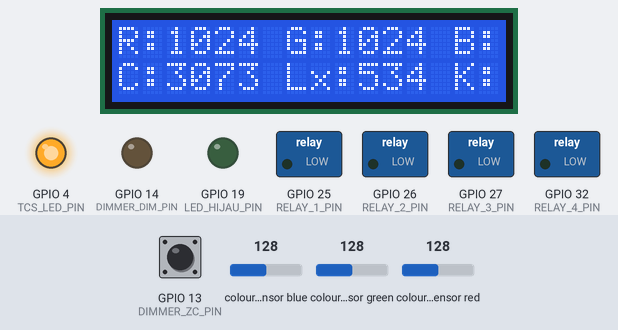
Bench run of a sketch on a simulated ESP32. On the bench: 16×2 character LCD, switched loads named in the sketch (green lamp = pin HIGH), output pins drawn as LEDs (lit = HIGH). The test bench sets the inputs (shaded band); at power-on: colour sensor blue 128, colour sensor green 128, colour sensor red 128, GPIO 13 (DIMMER_ZC_PIN) HIGH. What the sketch prints to the serial monitor is not drawn.

Above: at 4.2 s.
4.3 s: colour sensor blue set to 5
At 6.6 s:
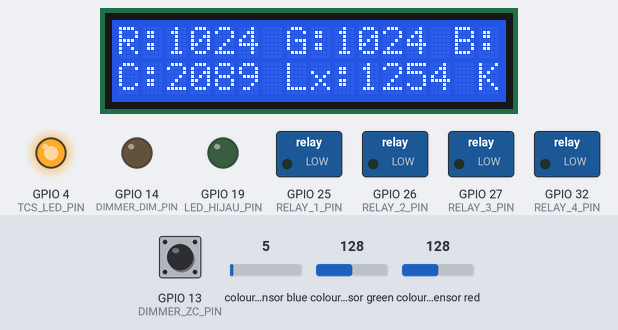
6.9 s: colour sensor green set to 5
At 8.4 s:
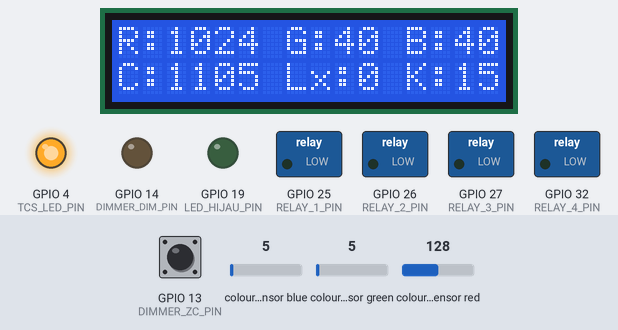
9.1 s: colour sensor red set to 5
At 11.0 s:
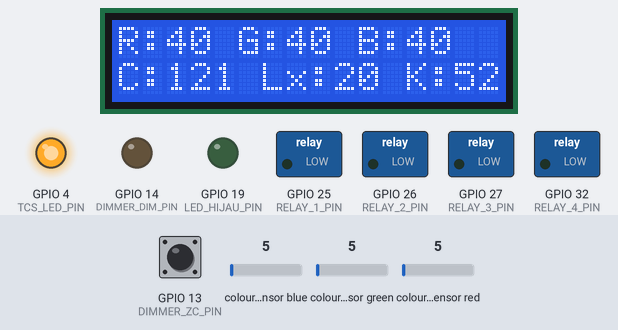
11.3 s: colour sensor blue set to 64
At 12.7 s:
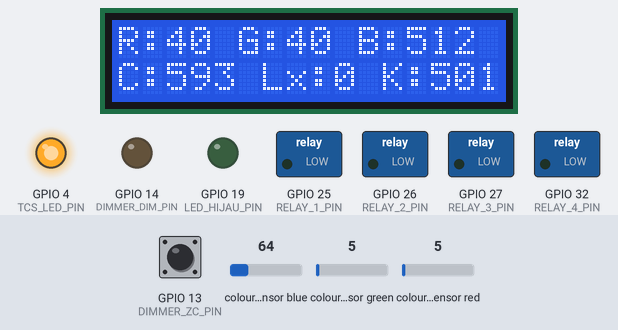
13.5 s: colour sensor green set to 64
At 15.6 s:
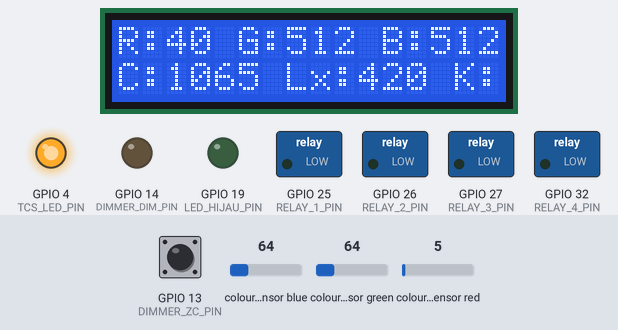
Timing chart, 0 to 16.7 s (numbered marks = the images above; inputs shaded):
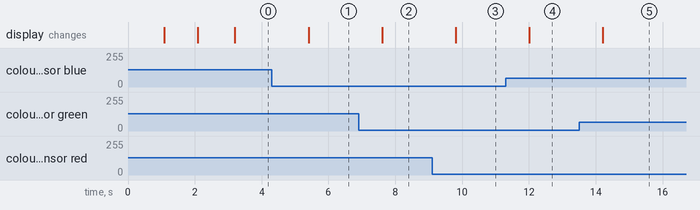

The sketch:

Relay3.ino
```cpp
// ==========================================
// KODE TES HARDWARE OZORA V2 (MODE KALIBRASI SENSOR)
// SEMUA MESIN MATI PERMANEN - FOKUS BACA DATA SENSOR
// ==========================================

#include <Wire.h>
#include <LiquidCrystal_I2C.h>
#include "Adafruit_TCS34725.h"

// --- Definisi Pin (Zona Hijau) ---
#define TCS_LED_PIN 4
#define LED_HIJAU_PIN 19
#define RELAY_1_PIN 25  // Pompa
#define RELAY_2_PIN 26  // Chiller
#define RELAY_3_PIN 27  // Relay Tambahan 1
#define RELAY_4_PIN 32  // Relay Tambahan 2
#define DIMMER_ZC_PIN 13
#define DIMMER_DIM_PIN 14

LiquidCrystal_I2C lcd(0x27, 16, 2);
Adafruit_TCS34725 tcs = Adafruit_TCS34725(TCS34725_INTEGRATIONTIME_50MS, TCS34725_GAIN_4X);

// ==========================================
// --- CUSTOM DRIVER AC DIMMER ESP32 V3 ---
// ==========================================
volatile int currentDimmerPower = 0; // KUNCI DI 0% (MATI TOTAL) PERMANEN
hw_timer_t *dimmerTimer = NULL;

void IRAM_ATTR onDimmerTimer() {
  digitalWrite(DIMMER_DIM_PIN, HIGH);
  for(int i=0; i<500; i++) { asm volatile ("nop"); }
  digitalWrite(DIMMER_DIM_PIN, LOW);
}

void IRAM_ATTR zcDetectISR() {
  if (currentDimmerPower <= 0) {
    digitalWrite(DIMMER_DIM_PIN, LOW);
    return;
  }
  if (currentDimmerPower >= 100) {
    digitalWrite(DIMMER_DIM_PIN, HIGH);
    return;
  }

  uint32_t delayTime = 100 * (100 - currentDimmerPower);
  if (delayTime < 200) delayTime = 200;
  if (delayTime > 9800) delayTime = 9800;

  timerWrite(dimmerTimer, 0);
  timerAlarm(dimmerTimer, delayTime, false, 0);
}
// ==========================================

void setup() {
  Serial.begin(115200);
  delay(1000);

  Serial.println("\n\n=== MEMULAI SISTEM OZORA V2 (MODE KALIBRASI SENSOR) ===");

  // --- 1. Set Mode Pin ---
  pinMode(TCS_LED_PIN, OUTPUT);
  pinMode(LED_HIJAU_PIN, OUTPUT);
  pinMode(RELAY_1_PIN, OUTPUT);
  pinMode(RELAY_2_PIN, OUTPUT);
  pinMode(RELAY_3_PIN, OUTPUT);
  pinMode(RELAY_4_PIN, OUTPUT);
  pinMode(DIMMER_DIM_PIN, OUTPUT);
  pinMode(DIMMER_ZC_PIN, INPUT_PULLUP);

  // =======================================================
  // KUNCI MATI SEMUA AKTUATOR DARI AWAL
  // Relay Active High (LOW = Mati)
  // =======================================================
  digitalWrite(RELAY_1_PIN, LOW);
  digitalWrite(RELAY_2_PIN, LOW);
  digitalWrite(RELAY_3_PIN, LOW);
  digitalWrite(RELAY_4_PIN, LOW);
  digitalWrite(LED_HIJAU_PIN, LOW); // Lampu Hijau Mati
  digitalWrite(DIMMER_DIM_PIN, LOW);

  // Hanya LED putih bawaan sensor yang dinyalakan agar bisa baca warna air
  digitalWrite(TCS_LED_PIN, HIGH);
  currentDimmerPower = 0; // Pastikan algoritma dimmer nol
  // =======================================================

  // --- 2. Inisialisasi Dimmer & Timer ---
  dimmerTimer = timerBegin(1000000);
  timerAttachInterrupt(dimmerTimer, &onDimmerTimer);
  attachInterrupt(digitalPinToInterrupt(DIMMER_ZC_PIN), zcDetectISR, RISING);

  // --- 3. Inisialisasi LCD ---
  lcd.init();
  lcd.backlight();
  lcd.setCursor(0, 0);
  lcd.print("BOOTING SENSOR..");
  delay(1000);

  // --- 4. Cek Sensor TCS34725 ---
  if (tcs.begin()) {
    Serial.println("[OK] Sensor TCS Ditemukan dan Siap!");
    lcd.clear();
    lcd.print("SENSOR READY!");
    delay(1000);
  } else {
    Serial.println("[ERROR] TCS Tidak Ditemukan!");
    lcd.clear();
    lcd.print("TCS ERROR!");
    while (1); // Berhenti di sini kalau sensor putus
  }
}

void loop() {
  // === FASE PENGUMPULAN DATA SENSOR NON-STOP ===

  uint16_t r, g, b, c;
  uint16_t colorTemp, lux;

  // Mengambil data presisi dari sensor
  tcs.getRawData(&r, &g, &b, &c);
  colorTemp = tcs.calculateColorTemperature_dn40(r, g, b, c);
  lux = tcs.calculateLux(r, g, b);

  // TAMPILAN DASHBOARD LCD (Fokus Penuh ke Data)
  lcd.setCursor(0, 0);
  lcd.print("R:"); lcd.print(r);
  lcd.print(" G:"); lcd.print(g);
  lcd.print(" B:"); lcd.print(b);
  lcd.print("    "); // Spasi kosong untuk membersihkan sisa teks

  lcd.setCursor(0, 1);
  lcd.print("C:"); lcd.print(c);
  lcd.print(" Lx:"); lcd.print(lux);
  lcd.print(" K:"); lcd.print(colorTemp);
  lcd.print("    ");

  // Kirim Data ke Serial Monitor untuk keperluan Dataset ML
  Serial.println("====================================");
  Serial.println("[MODE KALIBRASI] - MESIN TOTAL OFF");
  Serial.print("R: "); Serial.print(r);
  Serial.print(" | G: "); Serial.print(g);
  Serial.print(" | B: "); Serial.println(b);
  Serial.print("Clear: "); Serial.print(c);
  Serial.print(" | Lux: "); Serial.print(lux);
  Serial.print(" | Kelvin: "); Serial.println(colorTemp);
  Serial.println("====================================\n");

  delay(1000); // Sampling data stabil setiap 1 detik
}
```

Measured:
- after the input at 4.3 s, the display: changes after 1.1 s (image 1)
- after the input at 6.9 s, the display: changes after 0.71 s (image 2)
- after the input at 9.1 s, the display: changes after 0.71 s (image 3)
- after the input at 11.3 s, the display: changes after 0.71 s (image 4)
- after the input at 13.5 s, the display: changes after 0.71 s (image 5)
